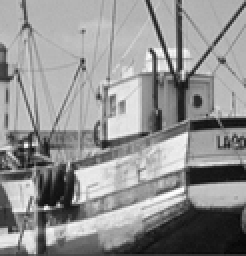
%> input picture Project2_jiaxinc/fishing_boat.bmp, 123 x 128 px, shrunk from 192 x 200 before the run (shown 2 times larger)
$ octave run_fishing_boat_Recovery.m   (GNU Octave 9; MATLAB toolbox functions it lacks are replaced by stand-ins)
%> lines starting %> are read from the running program, lines starting %| are printed output that depends on the picture
### Project2_jiaxinc/imgRead.m
function imgIn = imgRead(fileName)
%> called with fileName = 'fishing_boat.bmp'
% load the input image into a matrix;
% INPUTS:
%   fileName: name of the input file
%
% OUTPUTS:
%   imgIn: a matrix of the input image
%
% Examples:  imgIn=imgRead('lena.bmp')
%
% @ 2011 Huapeng Zhou -- huapengz@andrew.cmu.edu

imgIn = imread(fileName);
%> imgIn is the input picture: size 128x123 uint8; min 6, max 255, mean 145.4
% imgIn = rgb2gray(imgIn);
imgIn = double(imgIn);
%> imgIn: size 128x123 double

end

### Project2_jiaxinc/imgRecover.m
function imgOut = imgRecover(imgIn, blkSize, numSample)
%> called with blkSize = 8, numSample = 10
% Recover the input image from a small size samples
%
% INPUT:
%   imgIn: input image
%   blkSize: block size
%   numSample: how many samples in each block
%
% OUTPUT:
%   imgOut: recovered image
%
% @ 2011 Huapeng Zhou -- huapengz@andrew.cmu.edu


% Initialize parameters
imgOut = zeros(size(imgIn));
lambda = zeros(ceil(numSample / 5), 1);
N = size(lambda, 1);
for i = 1 : (N - 1)
    lambda(i, 1) =  i * 5;
end
lambda(N) = numSample;
row = size(imgIn,1) / blkSize;
%> row = 16
col = size(imgIn,2) / blkSize;
%> col = 15.38

% Divide the image into small blocks
for i = 1 : row
    for j = 1 : col
        % Calculate the transformation of DCT
        block = imgIn((i-1) * blkSize+1 : i * blkSize, (j-1) * blkSize+1 : j * blkSize);
        T = DCT(blkSize);
        originalC = reshape(block', blkSize * blkSize, 1);

        % Calculate the optimal lambda by cross validation
        optimalLambda = CrossValidation(T, lambda, originalC, numSample);

        % Calculate the coefficients of DCT by OMP
        sampleIdx = randperm(size(originalC, 1), numSample);
        B = originalC(sampleIdx, :);
        A = T(sampleIdx, :);
        alpha = OMP(A, B, optimalLambda);

        % Recover the blkSize's image by C
        C = T * alpha;
        imgOut((i-1) * blkSize+1 : i * blkSize, (j-1) * blkSize+1 : j * blkSize) = reshape(C, blkSize, blkSize)';

    end
end
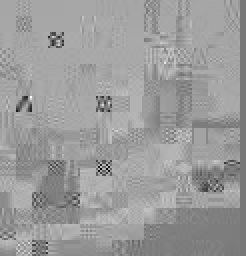
%> imgOut: size 128x123 double (shown 2 times larger); min -454.2, max 514.8, mean 136.9; drawn with min black and max white

end

### Project2_jiaxinc/imgShow.m
function imgShow(imgOut)
% show the image saved in a matrix;
% INPUTS:
%   imgOut: a matrix containing the image to show
%
% @ 2011 Huapeng Zhou -- huapengz@andrew.cmu.edu

imgOut = uint8(imgOut);
imshow(imgOut);

end

### Project2_jiaxinc/run_fishing_boat_Recovery.m
% Generate the recovered fishing_boat.bmp fig and calculate the error and median error.
tic;

% Initialize Parameters
blkSize = 8;
numSample = [10 20 30 40 50];
length = size(numSample, 2);
error = zeros(1, length);
errorMedian = zeros(1, length);

% Generate the recovered fig for the 5 numSample respectiely
for i = 1 : length
    imgIn = imgRead('fishing_boat.bmp');
    imgOut = imgRecover(imgIn, blkSize, numSample(i));
    imgImproved = medfilt2(imgOut, [3 3]);
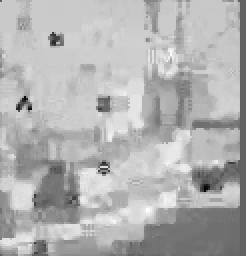
%> imgImproved: size 128x123 double (shown 2 times larger); min -172.8, max 272.7, mean 138.4; drawn with min black and max white
    imgShow(imgImproved);
%> in imgShow, `imgOut = uint8(imgOut);`:
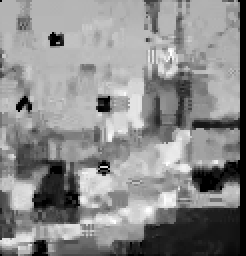
%> imgOut: size 128x123 uint8 (shown 2 times larger); min 0, max 255, mean 139
%> (the run ends here)
